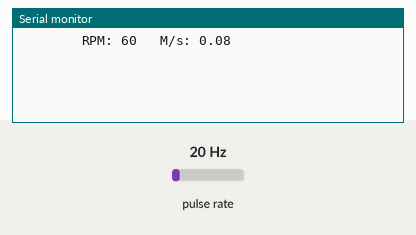
This sketch was run on a simulated Arduino Uno, built with avr-gcc and run on an emulated ATmega328P. Shown: the last lines printed to the serial monitor. Wiring (inferred from the names in the program): pulse sensor: data pin 2. The test bench sets the inputs (shaded band); at power-on: pulse rate 20 Hz.

Above: at 1.2 s.
1.3 s: pulse rate (sensor on pin 2) set to 4 Hz
At 2.6 s:
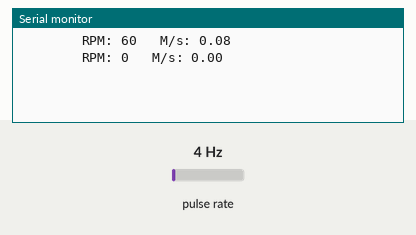
2.8 s: pulse rate (sensor on pin 2) set to 50 Hz
At 3.7 s:
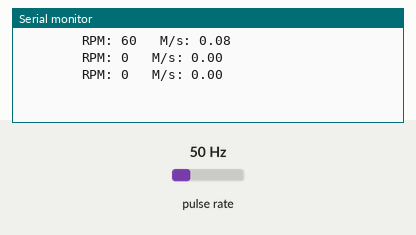
Timing chart, 0 to 5.8 s (numbered marks = the images above; inputs shaded):
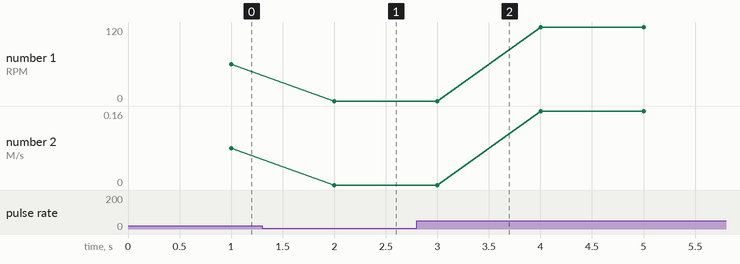

The sketch:

Cam_bien_dong_co_encoder.ino
```cpp
int enco = 2;
int dem = 0;
int rpm = 0;
float tocdo = 0;

int timecho = 1000;
unsigned long thoigian;
unsigned long hientai;

void dem_xung()
{
  dem++; //đếm xung
}

void setup()
{
  Serial.begin(9600);

  pinMode(enco, INPUT);
  attachInterrupt(0, dem_xung, RISING);
}

void loop()
{
  thoigian = millis();
//  Serial.print("Time: "); Serial.print(thoigian); Serial.print("   ");
//  Serial.print("Hiện tại: "); Serial.println(hientai);

  if (thoigian - hientai >= timecho)
  {
    hientai = thoigian;
    rpm = (dem/20)*60;
        /*
         * Đĩa encoder có 20 xung, chúng ta đo được 120 xung/s
         * vậy lấy 120/20 = 6 vòng/s
         * ta được: 6*60 = số vòng quay / phút (RPM)
         */
    tocdo = float(dem/20)*float(0.025*3.14); // m/s
    /*
     * dem/20 là số vòng/s
     * 0.025 là đường kính vòng tròn (đơn vị: m)
     * 3.14 là số pi
     */
    //Serial.print("\t\t\t\t"); Serial.print("Số xung/s: "); Serial.println(dem);
    dem = 0;
    Serial.print("\t\t\t\t"); Serial.print("RPM: "); Serial.print(rpm);
    Serial.print("   "); Serial.print("M/s: "); Serial.println(tocdo);
  }
}
```

Measured:
- after the input at 1.3 s, the serial monitor: prints a new line after 0.70 s (image 1)
- plotted number 1: 60 → 0 after the input at 1.3 s, 0 → 120 after the input at 2.8 s
- plotted number 2: 0.08 → 0 after the input at 1.3 s, 0 → 0.16 after the input at 2.8 s
